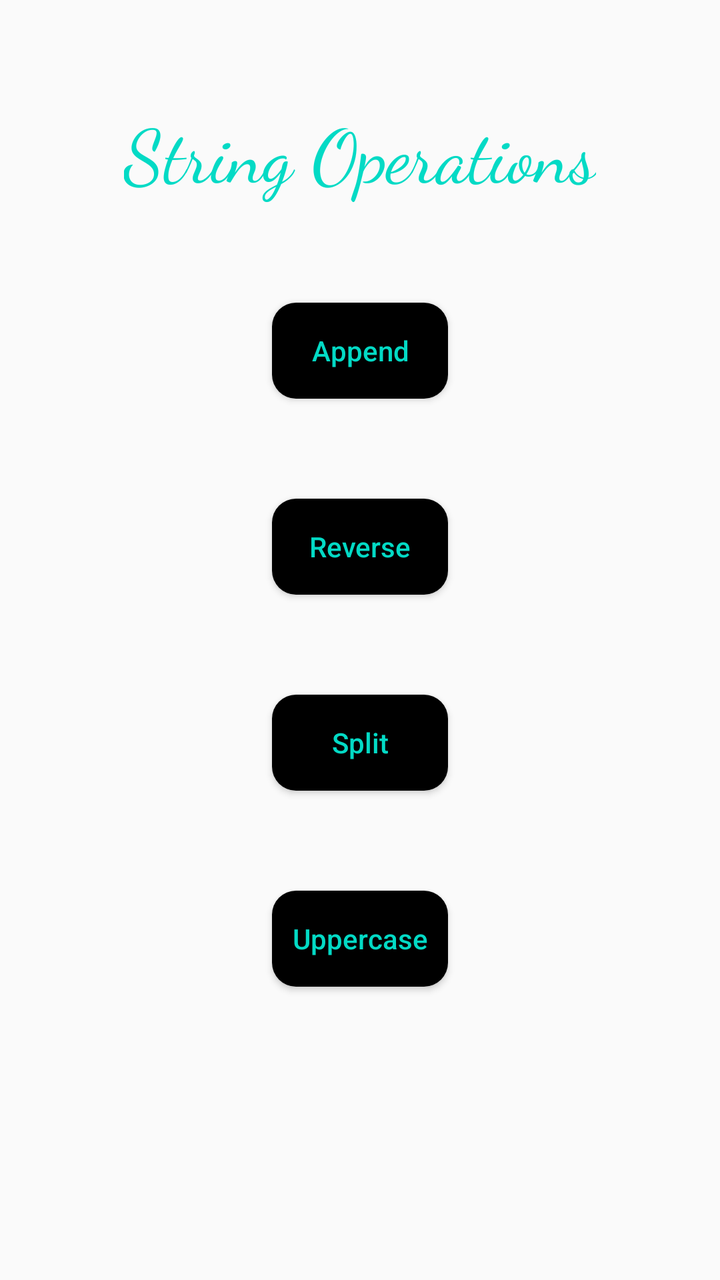
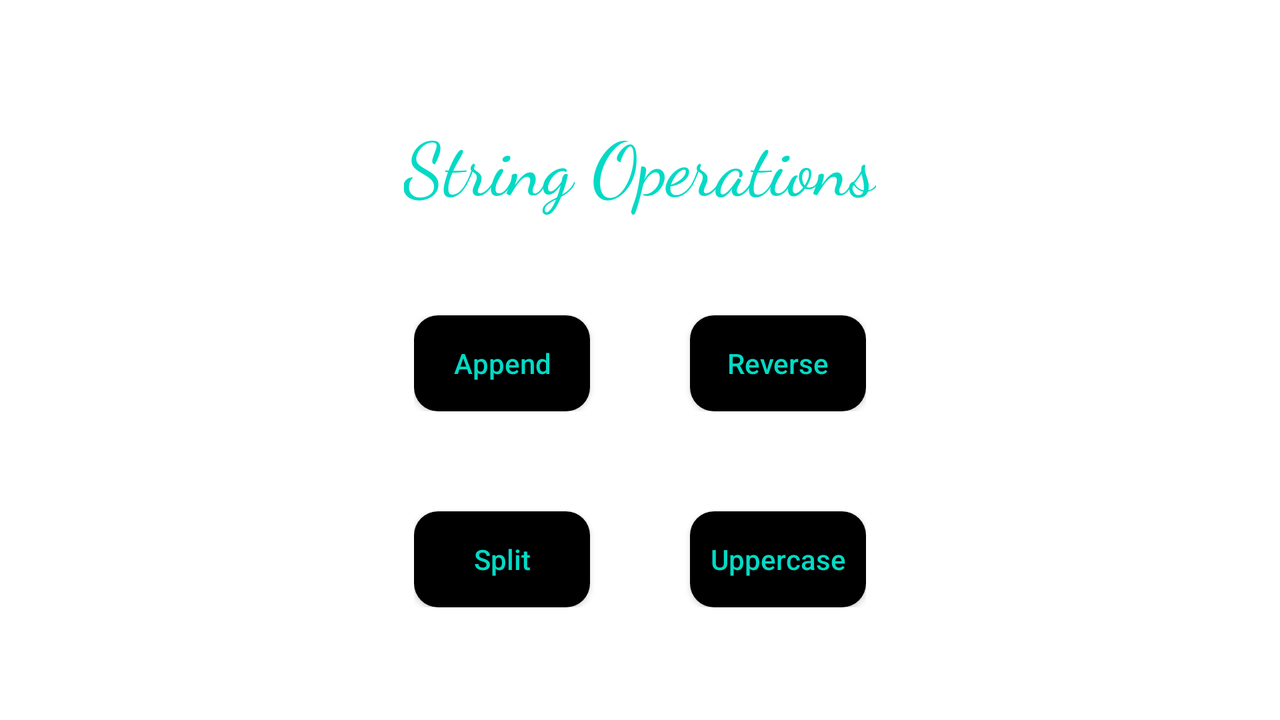

Compare how this app lays out the same screen by default and in its alternative resource folder. The renders come first, then the two layout files and the values they reference.
<!-- AndroidManifest.xml: application theme Theme.StringXFragment -->
<!-- res/layout/fragment_string_operations.xml -->
<?xml version="1.0" encoding="utf-8"?>
<FrameLayout xmlns:android="http://schemas.android.com/apk/res/android"
    xmlns:tools="http://schemas.android.com/tools"
    android:layout_width="match_parent"
    android:layout_height="match_parent"
    tools:context=".StringOperationsFragment">

    <LinearLayout
        android:id="@+id/result_layout"
        android:layout_width="match_parent"
        android:layout_height="match_parent"
        android:orientation="vertical"
        android:visibility="gone">

        <TextView
            android:id="@+id/result_text_view"
            android:layout_width="wrap_content"
            android:layout_height="wrap_content"
            android:layout_gravity="center_horizontal"
            android:layout_marginTop="50dp"
            android:text="@string/result"
            android:textColor="?attr/text_color"
            android:textSize="37sp" />

        <TextView
            android:id="@+id/output_text_view"
            android:layout_width="match_parent"
            android:layout_height="0dp"
            android:layout_weight="1"
            android:layout_marginTop="50dp"
            android:textAlignment="center"
            android:textColor="?attr/text_color"
            android:textSize="20sp" />

        <Button
            android:id="@+id/view_functions_button"
            android:layout_width="wrap_content"
            android:layout_height="wrap_content"
            android:layout_gravity="center_horizontal"
            android:padding="14dp"
            android:layout_marginTop="50dp"
            android:layout_marginBottom="50dp"
            android:background="@drawable/round_corners"
            android:text="@string/string_operations"
            android:textAllCaps="false"
            android:textColor="?attr/text_color"/>

    </LinearLayout>

    <LinearLayout
        android:id="@+id/string_operations_layout"
        android:layout_width="match_parent"
        android:layout_height="match_parent"
        android:orientation="vertical">

        <TextView
            android:id="@+id/functions_text_view"
            android:layout_width="wrap_content"
            android:layout_height="wrap_content"
            android:layout_gravity="center"
            android:fontFamily="cursive"
            android:layout_marginTop="50dp"
            android:text="@string/string_operations"
            android:textColor="?attr/text_color"
            android:textSize="37sp"/>

        <Button
            android:id="@+id/append_Button"
            android:layout_width="wrap_content"
            android:layout_height="wrap_content"
            android:layout_marginTop="50dp"
            android:layout_gravity="center_horizontal"
            android:background="@drawable/round_corners"
            android:text="@string/append"
            android:textAllCaps="false"
            android:textColor="?attr/text_color" />

        <Button
            android:id="@+id/reverse_Button"
            android:layout_width="wrap_content"
            android:layout_height="wrap_content"
            android:layout_marginTop="50dp"
            android:layout_gravity="center_horizontal"
            android:background="@drawable/round_corners"
            android:text="@string/reverse"
            android:textAllCaps="false"
            android:textColor="?attr/text_color" />

        <Button
            android:id="@+id/split_Button"
            android:layout_width="wrap_content"
            android:layout_height="wrap_content"
            android:layout_marginTop="50dp"
            android:layout_gravity="center_horizontal"
            android:background="@drawable/round_corners"
            android:text="@string/split"
            android:textAllCaps="false"
            android:textColor="?attr/text_color" />

        <Button
            android:id="@+id/uppercase_Button"
            android:layout_width="wrap_content"
            android:layout_height="wrap_content"
            android:layout_marginTop="50dp"
            android:layout_gravity="center_horizontal"
            android:background="@drawable/round_corners"
            android:text="@string/uppercase"
            android:textAllCaps="false"
            android:textColor="?attr/text_color" />

    </LinearLayout>

</FrameLayout>
<!-- resources referenced by this layout -->
<resources>
  <!-- drawable round_corners (drawable) -->
  <?xml version="1.0" encoding="utf-8"?>
  <ripple xmlns:android="http://schemas.android.com/apk/res/android"
      android:color="@color/white">
  <item>
  <shape android:shape="rectangle">
      <solid android:color="?attr/button_background"/>
      <corners android:radius="12dp"/>
  </shape>
  </item>
  </ripple>
  <string name="append">Append</string>
  <string name="result">Result</string>
  <string name="reverse">Reverse</string>
  <string name="split">Split</string>
  <string name="string_operations">String Operations</string>
  <string name="uppercase">Uppercase</string>
  <style name="Theme.StringXFragment" parent="Theme.AppCompat.DayNight">
          
          <item name="colorPrimary">@color/black</item>
          <item name="android:statusBarColor" tools:targetApi="l">@color/teal_200</item>
          
          <item name="background_color">#FFFFFF</item>
          <item name="text_color">@color/teal_200</item>
          <item name="button_background">@color/black</item>
          <item name="submit_button">@color/teal_200</item>
  
      </style>
</resources>
<!-- res/layout-land/fragment_string_operations.xml (the repository's variant of the layout above) -->
<!-- drawn on the phone turned sideways -->
<?xml version="1.0" encoding="utf-8"?>
<FrameLayout xmlns:android="http://schemas.android.com/apk/res/android"
    xmlns:tools="http://schemas.android.com/tools"
    android:layout_width="match_parent"
    android:layout_height="match_parent"
    android:background="?attr/background_color"
    tools:context=".MainActivity">

    <LinearLayout
        android:id="@+id/string_operations_layout"
        android:layout_width="match_parent"
        android:layout_height="match_parent"
        android:gravity="center"
        android:orientation="vertical">

        <TextView
            android:id="@+id/functions_text_view"
            android:layout_width="wrap_content"
            android:layout_height="wrap_content"
            android:layout_gravity="center"
            android:fontFamily="cursive"
            android:text="@string/string_operations"
            android:textColor="?attr/text_color"
            android:textSize="37sp" />

        <LinearLayout
            android:layout_width="wrap_content"
            android:layout_height="wrap_content"
            android:layout_gravity="center"
            android:layout_marginTop="50dp"
            android:orientation="vertical">

            <LinearLayout
                android:layout_width="match_parent"
                android:layout_height="match_parent"
                android:orientation="horizontal">

                <Button
                    android:id="@+id/append_Button"
                    android:layout_width="0dp"
                    android:layout_height="wrap_content"
                    android:layout_weight="1"
                    android:background="@drawable/round_corners"
                    android:text="@string/append"
                    android:textAllCaps="false"
                    android:textColor="?attr/text_color" />

                <Button
                    android:id="@+id/reverse_Button"
                    android:layout_width="0dp"
                    android:layout_height="wrap_content"
                    android:layout_weight="1"
                    android:layout_marginStart="50dp"
                    android:background="@drawable/round_corners"
                    android:text="@string/reverse"
                    android:textAllCaps="false"
                    android:textColor="?attr/text_color" />
            </LinearLayout>

            <LinearLayout
                android:layout_width="match_parent"
                android:layout_height="match_parent"
                android:layout_marginTop="50dp"
                android:orientation="horizontal">
                <Button
                    android:id="@+id/split_Button"
                    android:layout_width="wrap_content"
                    android:layout_height="wrap_content"
                    android:background="@drawable/round_corners"
                    android:text="@string/split"
                    android:textAllCaps="false"
                    android:textColor="?attr/text_color" />

                <Button
                    android:id="@+id/uppercase_Button"
                    android:layout_width="wrap_content"
                    android:layout_height="wrap_content"
                    android:layout_marginStart="50dp"
                    android:background="@drawable/round_corners"
                    android:text="@string/uppercase"
                    android:textAllCaps="false"
                    android:textColor="?attr/text_color" />
            </LinearLayout>

        </LinearLayout>

    </LinearLayout>

    <LinearLayout
        android:id="@+id/result_layout"
        android:layout_width="match_parent"
        android:layout_height="match_parent"
        android:orientation="vertical"
        android:visibility="gone">

        <TextView
            android:id="@+id/result_text_view"
            android:layout_width="wrap_content"
            android:layout_height="wrap_content"
            android:layout_marginTop="50dp"
            android:layout_gravity="center"
            android:fontFamily="cursive"
            android:text="@string/result"
            android:textColor="?attr/text_color"
            android:textSize="37sp"/>

        <TextView
            android:id="@+id/output_text_view"
            android:layout_width="match_parent"
            android:layout_height="0dp"
            android:layout_weight="1"
            android:layout_marginTop="50dp"
            android:textAlignment="center"
            android:textColor="?attr/text_color"
            android:textSize="30sp" />

        <Button
            android:id="@+id/view_functions_button"
            android:layout_width="wrap_content"
            android:layout_height="wrap_content"
            android:layout_gravity="center"
            android:layout_marginBottom="50dp"
            android:padding="10dp"
            android:background="@drawable/round_corners"
            android:text="@string/string_operations"
            android:textAllCaps="false"
            android:textColor="?attr/text_color" />

    </LinearLayout>
</FrameLayout>
